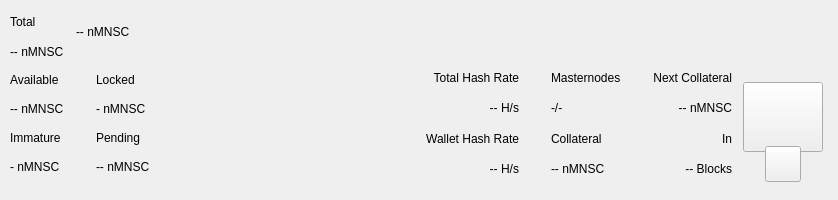
<?xml version="1.0" encoding="UTF-8"?>
<ui version="4.0">
 <class>TopBar</class>
 <widget class="QWidget" name="TopBar">
  <property name="geometry">
   <rect>
    <x>0</x>
    <y>0</y>
    <width>838</width>
    <height>200</height>
   </rect>
  </property>
  <property name="minimumSize">
   <size>
    <width>0</width>
    <height>200</height>
   </size>
  </property>
  <property name="maximumSize">
   <size>
    <width>16777215</width>
    <height>200</height>
   </size>
  </property>
  <property name="windowTitle">
   <string>Form</string>
  </property>
  <layout class="QVBoxLayout" name="verticalLayout_10" stretch="0">
   <property name="spacing">
    <number>0</number>
   </property>
   <property name="leftMargin">
    <number>0</number>
   </property>
   <property name="topMargin">
    <number>0</number>
   </property>
   <property name="rightMargin">
    <number>0</number>
   </property>
   <property name="bottomMargin">
    <number>0</number>
   </property>
   <item>
    <widget class="PFBorderImage" name="containerTop">
     <layout class="QVBoxLayout" name="verticalLayout_11">
      <property name="spacing">
       <number>0</number>
      </property>
      <property name="leftMargin">
       <number>0</number>
      </property>
      <property name="topMargin">
       <number>0</number>
      </property>
      <property name="rightMargin">
       <number>0</number>
      </property>
      <property name="bottomMargin">
       <number>0</number>
      </property>
      <item>
       <widget class="QWidget" name="top_container_2" native="true">
        <property name="minimumSize">
         <size>
          <width>0</width>
          <height>65</height>
         </size>
        </property>
        <layout class="QHBoxLayout" name="top_container">
         <property name="spacing">
          <number>0</number>
         </property>
         <property name="leftMargin">
          <number>10</number>
         </property>
         <property name="topMargin">
          <number>0</number>
         </property>
         <property name="rightMargin">
          <number>10</number>
         </property>
         <property name="bottomMargin">
          <number>0</number>
         </property>
         <item>
          <layout class="QHBoxLayout" name="horizontalLayout_4">
           <property name="spacing">
            <number>12</number>
           </property>
           <property name="rightMargin">
            <number>0</number>
           </property>
           <item>
            <widget class="QWidget" name="widgetAmount" native="true">
             <layout class="QVBoxLayout" name="verticalLayout_2">
              <property name="spacing">
               <number>2</number>
              </property>
              <property name="leftMargin">
               <number>0</number>
              </property>
              <property name="topMargin">
               <number>8</number>
              </property>
              <property name="rightMargin">
               <number>0</number>
              </property>
              <property name="bottomMargin">
               <number>0</number>
              </property>
              <item>
               <widget class="QLabel" name="labelTitle1">
                <property name="text">
                 <string>Total</string>
                </property>
               </widget>
              </item>
              <item>
               <widget class="PrivateQLabel" name="labelAmountPiv">
                <property name="text">
                 <string notr="true">-- nMNSC</string>
                </property>
               </widget>
              </item>
             </layout>
            </widget>
           </item>
           <item alignment="Qt::AlignVCenter">
            <widget class="QWidget" name="widgetTopAmount" native="true">
             <property name="sizePolicy">
              <sizepolicy hsizetype="Preferred" vsizetype="Maximum">
               <horstretch>0</horstretch>
               <verstretch>0</verstretch>
              </sizepolicy>
             </property>
             <layout class="QHBoxLayout" name="horizontalLayout_5">
              <property name="spacing">
               <number>0</number>
              </property>
              <property name="leftMargin">
               <number>0</number>
              </property>
              <property name="topMargin">
               <number>0</number>
              </property>
              <property name="rightMargin">
               <number>0</number>
              </property>
              <property name="bottomMargin">
               <number>0</number>
              </property>
              <item alignment="Qt::AlignTop">
               <widget class="PrivateQLabel" name="labelAmountTopPiv">
                <property name="minimumSize">
                 <size>
                  <width>0</width>
                  <height>36</height>
                 </size>
                </property>
                <property name="styleSheet">
                 <string notr="true">padding:0px;margin:0px;</string>
                </property>
                <property name="text">
                 <string notr="true">-- nMNSC</string>
                </property>
               </widget>
              </item>
             </layout>
            </widget>
           </item>
           <item>
            <spacer name="horizontalSpacer">
             <property name="orientation">
              <enum>Qt::Horizontal</enum>
             </property>
             <property name="sizeHint" stdset="0">
              <size>
               <width>40</width>
               <height>20</height>
              </size>
             </property>
            </spacer>
           </item>
           <item alignment="Qt::AlignRight">
            <widget class="QWidget" name="layoutSync" native="true">
             <property name="minimumSize">
              <size>
               <width>0</width>
               <height>36</height>
              </size>
             </property>
             <property name="maximumSize">
              <size>
               <width>16777215</width>
               <height>36</height>
              </size>
             </property>
             <layout class="QVBoxLayout" name="verticalLayout_9">
              <property name="leftMargin">
               <number>0</number>
              </property>
              <property name="topMargin">
               <number>0</number>
              </property>
              <property name="rightMargin">
               <number>0</number>
              </property>
              <property name="bottomMargin">
               <number>0</number>
              </property>
              <item>
               <widget class="ExpandableButton" name="pushButtonSync" native="true">
                <property name="minimumSize">
                 <size>
                  <width>36</width>
                  <height>36</height>
                 </size>
                </property>
                <property name="maximumSize">
                 <size>
                  <width>16777215</width>
                  <height>36</height>
                 </size>
                </property>
               </widget>
              </item>
             </layout>
            </widget>
           </item>
           <item>
            <widget class="ExpandableButton" name="pushButtonHDUpgrade" native="true">
             <property name="minimumSize">
              <size>
               <width>36</width>
               <height>36</height>
              </size>
             </property>
             <property name="maximumSize">
              <size>
               <width>16777215</width>
               <height>36</height>
              </size>
             </property>
            </widget>
           </item>
           <item>
            <widget class="ExpandableButton" name="pushButtonStack" native="true">
             <property name="minimumSize">
              <size>
               <width>36</width>
               <height>36</height>
              </size>
             </property>
             <property name="maximumSize">
              <size>
               <width>16777215</width>
               <height>36</height>
              </size>
             </property>
            </widget>
           </item>
           <item>
            <widget class="ExpandableButton" name="pushButtonConf" native="true">
             <property name="minimumSize">
              <size>
               <width>36</width>
               <height>36</height>
              </size>
             </property>
             <property name="maximumSize">
              <size>
               <width>16777215</width>
               <height>36</height>
              </size>
             </property>
            </widget>
           </item>
           <item>
            <widget class="ExpandableButton" name="pushButtonMasternodes" native="true">
             <property name="minimumSize">
              <size>
               <width>36</width>
               <height>36</height>
              </size>
             </property>
             <property name="maximumSize">
              <size>
               <width>16777215</width>
               <height>36</height>
              </size>
             </property>
            </widget>
           </item>
           <item>
            <widget class="ExpandableButton" name="pushButtonConsole" native="true">
             <property name="minimumSize">
              <size>
               <width>36</width>
               <height>36</height>
              </size>
             </property>
             <property name="maximumSize">
              <size>
               <width>16777215</width>
               <height>36</height>
              </size>
             </property>
            </widget>
           </item>
           <item>
            <widget class="ExpandableButton" name="pushButtonConnection" native="true">
             <property name="minimumSize">
              <size>
               <width>36</width>
               <height>36</height>
              </size>
             </property>
             <property name="maximumSize">
              <size>
               <width>16777215</width>
               <height>36</height>
              </size>
             </property>
            </widget>
           </item>
           <item>
            <widget class="ExpandableButton" name="pushButtonTor" native="true">
             <property name="minimumSize">
              <size>
               <width>36</width>
               <height>36</height>
              </size>
             </property>
             <property name="maximumSize">
              <size>
               <width>16777215</width>
               <height>36</height>
              </size>
             </property>
            </widget>
           </item>
           <item>
            <widget class="ExpandableButton" name="pushButtonLock" native="true">
             <property name="sizePolicy">
              <sizepolicy hsizetype="Expanding" vsizetype="Expanding">
               <horstretch>0</horstretch>
               <verstretch>0</verstretch>
              </sizepolicy>
             </property>
             <property name="minimumSize">
              <size>
               <width>36</width>
               <height>0</height>
              </size>
             </property>
             <property name="maximumSize">
              <size>
               <width>16777215</width>
               <height>36</height>
              </size>
             </property>
            </widget>
           </item>
           <item>
            <widget class="ExpandableButton" name="pushButtonTheme" native="true">
             <property name="minimumSize">
              <size>
               <width>36</width>
               <height>36</height>
              </size>
             </property>
             <property name="maximumSize">
              <size>
               <width>16777215</width>
               <height>36</height>
              </size>
             </property>
            </widget>
           </item>
           <item>
            <widget class="ExpandableButton" name="pushButtonFAQ" native="true">
             <property name="minimumSize">
              <size>
               <width>36</width>
               <height>36</height>
              </size>
             </property>
             <property name="maximumSize">
              <size>
               <width>16777215</width>
               <height>36</height>
              </size>
             </property>
            </widget>
           </item>
           <item>
            <widget class="ExpandableButton" name="pushButtonPrivacy" native="true">
             <property name="minimumSize">
              <size>
               <width>36</width>
               <height>36</height>
              </size>
             </property>
             <property name="maximumSize">
              <size>
               <width>16777215</width>
               <height>36</height>
              </size>
             </property>
            </widget>
           </item>
          </layout>
         </item>
        </layout>
       </widget>
      </item>
      <item>
       <widget class="QWidget" name="bottom_container" native="true">
        <property name="minimumSize">
         <size>
          <width>0</width>
          <height>135</height>
         </size>
        </property>
        <layout class="QHBoxLayout" name="botton_container">
         <property name="leftMargin">
          <number>10</number>
         </property>
         <property name="topMargin">
          <number>0</number>
         </property>
         <property name="rightMargin">
          <number>10</number>
         </property>
         <property name="bottomMargin">
          <number>10</number>
         </property>
         <item>
          <layout class="QHBoxLayout" name="horizontalLayout_3">
           <property name="spacing">
            <number>0</number>
           </property>
           <property name="bottomMargin">
            <number>9</number>
           </property>
           <item>
            <layout class="QVBoxLayout" name="verticalLayout_7">
             <property name="spacing">
              <number>0</number>
             </property>
             <property name="leftMargin">
              <number>0</number>
             </property>
             <property name="rightMargin">
              <number>0</number>
             </property>
             <item>
              <layout class="QHBoxLayout" name="horizontalLayout_2">
               <property name="spacing">
                <number>0</number>
               </property>
               <item>
                <layout class="QVBoxLayout" name="verticalLayout_6">
                 <item>
                  <widget class="QLabel" name="labelTitle5">
                   <property name="text">
                    <string>Available</string>
                   </property>
                  </widget>
                 </item>
                 <item>
                  <widget class="PrivateQLabel" name="labelAvailablePiv">
                   <property name="text">
                    <string>-- nMNSC</string>
                   </property>
                  </widget>
                 </item>
                 <item>
                  <widget class="QLabel" name="labelTitle4">
                   <property name="text">
                    <string>Immature</string>
                   </property>
                  </widget>
                 </item>
                 <item>
                  <widget class="PrivateQLabel" name="labelImmaturePiv">
                   <property name="text">
                    <string notr="true">- nMNSC</string>
                   </property>
                  </widget>
                 </item>
                </layout>
               </item>
               <item>
                <layout class="QVBoxLayout" name="verticalLayout_8">
                 <property name="leftMargin">
                  <number>32</number>
                 </property>
                 <item>
                  <widget class="QLabel" name="labelTitle6">
                   <property name="text">
                    <string>Locked</string>
                   </property>
                  </widget>
                 </item>
                 <item>
                  <widget class="PrivateQLabel" name="labelLockedPiv">
                   <property name="text">
                    <string>- nMNSC</string>
                   </property>
                  </widget>
                 </item>
                 <item>
                  <widget class="QLabel" name="labelTitle3">
                   <property name="text">
                    <string>Pending</string>
                   </property>
                  </widget>
                 </item>
                 <item>
                  <widget class="PrivateQLabel" name="labelPendingPiv">
                   <property name="text">
                    <string notr="true">-- nMNSC</string>
                   </property>
                  </widget>
                 </item>
                </layout>
               </item>
              </layout>
             </item>
            </layout>
           </item>
          </layout>
         </item>
         <item>
          <spacer name="horizontalSpacer_2">
           <property name="orientation">
            <enum>Qt::Horizontal</enum>
           </property>
           <property name="sizeHint" stdset="0">
            <size>
             <width>40</width>
             <height>20</height>
            </size>
           </property>
          </spacer>
         </item>
         <item>
          <layout class="QHBoxLayout" name="horizontalLayout_6">
           <property name="spacing">
            <number>0</number>
           </property>
           <property name="rightMargin">
            <number>0</number>
           </property>
           <property name="bottomMargin">
            <number>9</number>
           </property>
           <item>
            <widget class="QWidget" name="widgetStaking" native="true">
             <layout class="QVBoxLayout" name="verticalLayout_12">
              <property name="leftMargin">
               <number>32</number>
              </property>
              <property name="topMargin">
               <number>0</number>
              </property>
              <property name="rightMargin">
               <number>0</number>
              </property>
              <property name="bottomMargin">
               <number>0</number>
              </property>
              <item>
               <widget class="QLabel" name="labelNetworkHashRateTitle">
                <property name="text">
                 <string>Total Hash Rate</string>
                </property>
                <property name="textFormat">
                 <enum>Qt::AutoText</enum>
                </property>
                <property name="alignment">
                 <set>Qt::AlignRight|Qt::AlignTrailing|Qt::AlignVCenter</set>
                </property>
               </widget>
              </item>
              <item>
               <widget class="QLabel" name="labelNetworkHashRateValue">
                <property name="layoutDirection">
                 <enum>Qt::LeftToRight</enum>
                </property>
                <property name="text">
                 <string>-- H/s</string>
                </property>
                <property name="textFormat">
                 <enum>Qt::AutoText</enum>
                </property>
                <property name="alignment">
                 <set>Qt::AlignRight|Qt::AlignTrailing|Qt::AlignVCenter</set>
                </property>
               </widget>
              </item>
              <item>
               <widget class="QLabel" name="labelWalletHashRateTitle">
                <property name="text">
                 <string>Wallet Hash Rate</string>
                </property>
                <property name="textFormat">
                 <enum>Qt::AutoText</enum>
                </property>
                <property name="alignment">
                 <set>Qt::AlignRight|Qt::AlignTrailing|Qt::AlignVCenter</set>
                </property>
               </widget>
              </item>
              <item>
               <widget class="PrivateQLabel" name="labelWalletHashRateValue">
                <property name="text">
                 <string notr="true">-- H/s</string>
                </property>
                <property name="textFormat">
                 <enum>Qt::AutoText</enum>
                </property>
                <property name="alignment">
                 <set>Qt::AlignRight|Qt::AlignTrailing|Qt::AlignVCenter</set>
                </property>
               </widget>
              </item>
             </layout>
            </widget>
           </item>
           <item>
            <widget class="QWidget" name="widgetMasternodes" native="true">
             <layout class="QVBoxLayout">
              <property name="leftMargin">
               <number>32</number>
              </property>
              <property name="topMargin">
               <number>0</number>
              </property>
              <property name="rightMargin">
               <number>0</number>
              </property>
              <property name="bottomMargin">
               <number>0</number>
              </property>
              <item>
               <widget class="QLabel" name="labelMasternodesTitle">
                <property name="text">
                 <string>Masternodes</string>
                </property>
               </widget>
              </item>
              <item>
               <widget class="PrivateQLabel" name="labelMasternodeCount">
                <property name="text">
                 <string>-/-</string>
                </property>
               </widget>
              </item>
              <item>
               <widget class="QLabel" name="labelCollateralTitle">
                <property name="text">
                 <string>Collateral</string>
                </property>
               </widget>
              </item>
              <item>
               <widget class="QLabel" name="labelCollateralValue">
                <property name="text">
                 <string notr="true">-- nMNSC</string>
                </property>
               </widget>
              </item>
             </layout>
            </widget>
           </item>
           <item>
            <widget class="QWidget" name="widgetNextCollateral" native="true">
             <layout class="QVBoxLayout" name="verticalLayout_12">
              <property name="leftMargin">
               <number>32</number>
              </property>
              <property name="topMargin">
               <number>0</number>
              </property>
              <property name="rightMargin">
               <number>0</number>
              </property>
              <property name="bottomMargin">
               <number>0</number>
              </property>
              <item>
               <widget class="QLabel" name="labelNextMasternodesTitle">
                <property name="text">
                 <string>Next Collateral</string>
                </property>
                <property name="textFormat">
                 <enum>Qt::AutoText</enum>
                </property>
                <property name="alignment">
                 <set>Qt::AlignRight|Qt::AlignTrailing|Qt::AlignVCenter</set>
                </property>
               </widget>
              </item>
              <item>
               <widget class="QLabel" name="labelNextCollateralValue">
                <property name="text">
                 <string>-- nMNSC</string>
                </property>
                <property name="textFormat">
                 <enum>Qt::AutoText</enum>
                </property>
                <property name="alignment">
                 <set>Qt::AlignRight|Qt::AlignTrailing|Qt::AlignVCenter</set>
                </property>
               </widget>
              </item>
              <item>
               <widget class="QLabel" name="labelRemainingBlocks">
                <property name="text">
                 <string>In</string>
                </property>
                <property name="textFormat">
                 <enum>Qt::AutoText</enum>
                </property>
                <property name="alignment">
                 <set>Qt::AlignRight|Qt::AlignTrailing|Qt::AlignVCenter</set>
                </property>
               </widget>
              </item>
              <item>
               <widget class="QLabel" name="labelNextCollateralBlocks">
                <property name="text">
                 <string notr="true">-- Blocks</string>
                </property>
                <property name="textFormat">
                 <enum>Qt::AutoText</enum>
                </property>
                <property name="alignment">
                 <set>Qt::AlignRight|Qt::AlignTrailing|Qt::AlignVCenter</set>
                </property>
               </widget>
              </item>
             </layout>
            </widget>
           </item>
          </layout>
         </item>
         <item>
          <widget class="QWidget" name="qrContainer" native="true">
           <property name="sizePolicy">
            <sizepolicy hsizetype="Preferred" vsizetype="Minimum">
             <horstretch>0</horstretch>
             <verstretch>0</verstretch>
            </sizepolicy>
           </property>
           <property name="minimumSize">
            <size>
             <width>90</width>
             <height>110</height>
            </size>
           </property>
           <property name="maximumSize">
            <size>
             <width>90</width>
             <height>110</height>
            </size>
           </property>
           <layout class="QVBoxLayout" name="containerQR">
            <property name="spacing">
             <number>0</number>
            </property>
            <property name="leftMargin">
             <number>5</number>
            </property>
            <property name="topMargin">
             <number>10</number>
            </property>
            <property name="rightMargin">
             <number>5</number>
            </property>
            <property name="bottomMargin">
             <number>0</number>
            </property>
            <item>
             <widget class="QPushButton" name="btnQr">
              <property name="minimumSize">
               <size>
                <width>70</width>
                <height>70</height>
               </size>
              </property>
              <property name="maximumSize">
               <size>
                <width>16777215</width>
                <height>70</height>
               </size>
              </property>
              <property name="focusPolicy">
               <enum>Qt::NoFocus</enum>
              </property>
              <property name="text">
               <string/>
              </property>
              <property name="iconSize">
               <size>
                <width>70</width>
                <height>70</height>
               </size>
              </property>
             </widget>
            </item>
            <item>
             <spacer name="verticalSpacer">
              <property name="orientation">
               <enum>Qt::Vertical</enum>
              </property>
              <property name="sizeType">
               <enum>QSizePolicy::Fixed</enum>
              </property>
              <property name="sizeHint" stdset="0">
               <size>
                <width>20</width>
                <height>20</height>
               </size>
              </property>
             </spacer>
            </item>
            <item alignment="Qt::AlignHCenter|Qt::AlignBottom">
             <widget class="QPushButton" name="pushButtonQR">
              <property name="minimumSize">
               <size>
                <width>36</width>
                <height>36</height>
               </size>
              </property>
              <property name="maximumSize">
               <size>
                <width>36</width>
                <height>36</height>
               </size>
              </property>
              <property name="focusPolicy">
               <enum>Qt::NoFocus</enum>
              </property>
              <property name="text">
               <string/>
              </property>
             </widget>
            </item>
           </layout>
          </widget>
         </item>
        </layout>
       </widget>
      </item>
     </layout>
    </widget>
   </item>
  </layout>
 </widget>
 <customwidgets>
  <customwidget>
   <class>ExpandableButton</class>
   <extends>QWidget</extends>
   <header>qt/pivx/expandablebutton.h</header>
   <container>1</container>
  </customwidget>
  <customwidget>
   <class>PFBorderImage</class>
   <extends>QFrame</extends>
   <header>qt/pivx/pfborderimage.h</header>
   <container>1</container>
  </customwidget>
  <customwidget>
   <class>PrivateQLabel</class>
   <extends>QLabel</extends>
   <header>qt/pivx/privatelabel.h</header>
   <container>0</container>
  </customwidget>
 </customwidgets>
 <resources/>
 <connections/>
</ui>
